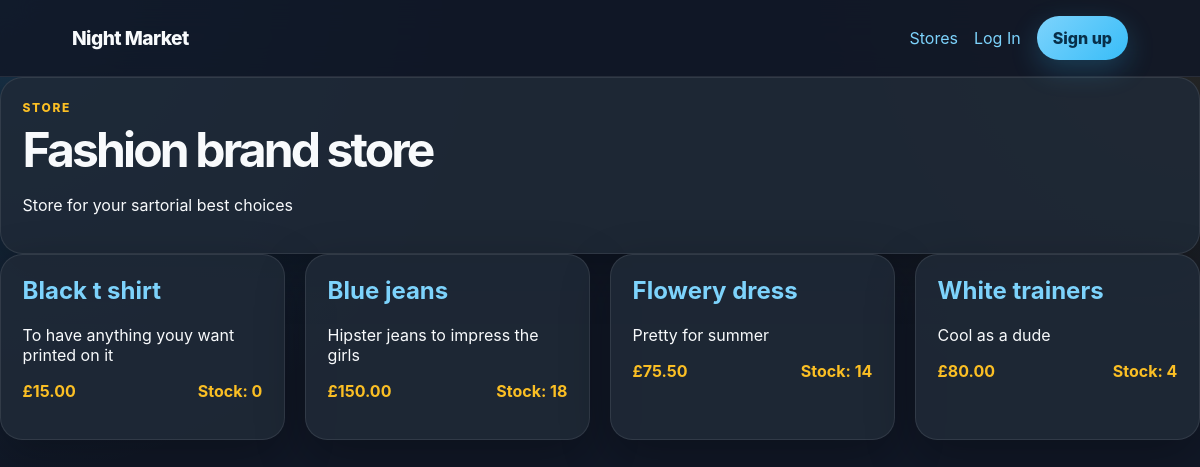
/stores/4/, run on the app's committed database.
### shop/models.py (models this page shows, shortened)
class Store(models.Model):
    owner = models.ForeignKey(settings.AUTH_USER_MODEL,
                              on_delete=models.CASCADE, related_name='stores')
    name = models.CharField(max_length=120)
    description = models.TextField(blank=True)
    created_at = models.DateTimeField(auto_now_add=True)
    class Meta:
        ordering = ['name']

class Product(models.Model):
    store = models.ForeignKey(Store, on_delete=models.CASCADE,
                              related_name='products')
    name = models.CharField(max_length=120)
    description = models.TextField(blank=True)
    price = models.DecimalField(max_digits=8, decimal_places=2)
    stock = models.PositiveIntegerField(default=0)
    created_at = models.DateTimeField(auto_now_add=True)
    class Meta:
        ordering = ['name']

### shop/views.py (the view)
# urls.py: path('stores/<int:pk>/', v.store_detail, name='store_detail'),
def store_detail(request, pk):
    store = get_object_or_404(Store.objects.prefetch_related('products'), pk=pk)
    return render(request, 'shop/store_detail.html', {'store': store})

### shop/templates/shop/store_detail.html (shortened to what this page needs)
{% extends 'base.html' %}
{% block content %}
<section class="panel">
    <p class="eyebrow">Store</p>
    <h1>{{ store.name }}</h1>
    <p>{{ store.description|default:'No description yet.' }}</p>
</section>
<section class="grid">
    {% for product in store.products.all %}
        <article class="card">
            <h2>
                <a href="{% url 'product_detail' product.pk %}">
                    {{ product.name }}
                </a>
            </h2>
            <p>{{ product.description|truncatewords:18 }}</p>
            <div class="product-meta">
                <span>£{{ product.price }}</span>
                <span>Stock: {{ product.stock }}</span>
            </div>
        </article>
    {% empty %}
        <article class="panel">
            <p>No products in this store yet.</p>
        </article>
    {% endfor %}
</section>
{% endblock %}

### shop/static/shop/style.css (style rules this page uses)
:root { --bg: #111827; --bg--soft: #182235; --panel: #1f2937; --panel--light: #263449; --text: #f8fafc; --muted: #aab6c5; --accent: #7dd3fc; --accent--strong: #38bdf8; --warm: #fbbf24; --danger: #fb7185; --danger--dark: #be123c; --border: rgba(255, 255, 255, 0.09); --shadow: 0 18px 50px rgba(0, 0, 0, 0.28); }
* { box-sizing: border-box; }
body { margin: 0; font-family: inter, ui-sans-serif, system-ui, -apple-system, BlinkMacSystemFont, "Segoe UI", sans-serif; background: radial-gradient(circle at top left, rgba(56, 189, 248, 0.16), transparent 30rem), radial-gradient(circle at top right, rgba(251, 191, 36, 0.10), transparent 28rem), var(--bg); color: var(--text); min-height: 100vh; }
a { color: var(--accent); text-decoration: none; }
.hero h1, .page-title h1, .panel h1 { margin-top: 0.35rem; margin-bottom: 0.75rem; font-size: clamp(2rem, 4vw, 4rem); letter-spacing: -0.06em; }
.eyebrow { color: var(--warm); text-transform: uppercase; font-size: 0.75rem; font-weight: 800; letter-spacing: 0.14em; margin: 0; }
.grid { display: grid; grid-template-columns: repeat(auto-fit, minmax(240px, 1fr)); gap: 1.25rem; }
.card, .panel { background: rgba(31, 41, 55, 0.88); border: 1px solid var(--border); border-radius: 1.4rem; padding: 1.35rem; box-shadow: var(--shadow); }
.card { transition: transform 180ms ease, border-color 180ms ease, background 180ms ease; }
.card h2, .panel h2 { margin-top: 0; }
.product-meta { display: flex; justify-content: space-between; gap: 1rem; margin: 1rem 0; color: var(--warm); font-weight: 700; }

### data on the page
Store: name "Fashion brand store", description "Store for your sartorial best choices"
Product: name "Black t shirt", description "To have anything youy want printed on it", price "15.00", stock "0"
Product: name "Blue jeans", description "Hipster jeans to impress the girls", price "150.00", stock "18"
Product: name "Flowery dress", description "Pretty for summer", price "75.50", stock "14"
Product: name "White trainers", description "Cool as a dude", price "80.00", stock "4"
